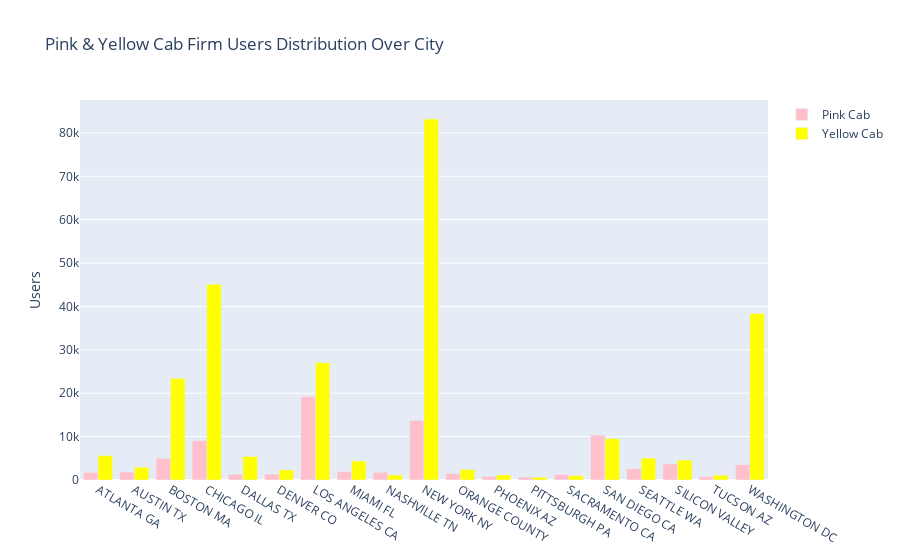

Notebook source saved alongside this figure:
### Code cell
#Pink and Yellow Cab Firm Users Distribution over City

PinkCabC = MergeData[MergeData["Company"] == "Pink Cab"].groupby("City").count()
YellowCabC = MergeData[MergeData["Company"] == "Yellow Cab"].groupby("City").count()

fig = go.Figure()
fig.add_trace(go.Bar(
                    x=PinkCabC.index,
                    y=PinkCabC['Users'],
                    name='Pink Cab',
                    marker_color='Pink' 
                    ))            
fig.add_trace(go.Bar(
                    x=YellowCabC.index,
                    y=YellowCabC['Users'],
                    name='Yellow Cab',
                    marker_color='Yellow'
                    ))
fig.update_layout(
    yaxis_title="Users",
    title="Pink & Yellow Cab Firm Users Distribution Over City" )

### Figure 1 — Plotly figure (JSON) as saved in the notebook; plotly's stock layout.template omitted (floating-point values rounded to 4 significant figures)
{"data": [{"marker": {"color": "Pink"}, "name": "Pink Cab", "type": "bar", "x": ["ATLANTA GA", "AUSTIN TX", "BOSTON MA", "CHICAGO IL", "DALLAS TX", "DENVER CO", "LOS ANGELES CA", "MIAMI FL", "NASHVILLE TN", "NEW YORK NY", "ORANGE COUNTY", "PHOENIX AZ", "PITTSBURGH PA", "SACRAMENTO CA", "SAN DIEGO CA", "SEATTLE WA", "SILICON VALLEY", "TUCSON AZ", "WASHINGTON DC"], "y": [1715, 1847, 4997, 9054, 1319, 1360, 19258, 1954, 1791, 13718, 1473, 833, 676, 1298, 10325, 2592, 3698, 775, 3560]}, {"marker": {"color": "Yellow"}, "name": "Yellow Cab", "type": "bar", "x": ["ATLANTA GA", "AUSTIN TX", "BOSTON MA", "CHICAGO IL", "DALLAS TX", "DENVER CO", "LOS ANGELES CA", "MIAMI FL", "NASHVILLE TN", "NEW YORK NY", "ORANGE COUNTY", "PHOENIX AZ", "PITTSBURGH PA", "SACRAMENTO CA", "SAN DIEGO CA", "SEATTLE WA", "SILICON VALLEY", "TUCSON AZ", "WASHINGTON DC"], "y": [5607, 2955, 23423, 45131, 5419, 2340, 27012, 4373, 1137, 83217, 2417, 1170, 615, 996, 9527, 5036, 4583, 1100, 38399]}], "layout": {"title": {"text": "Pink & Yellow Cab Firm Users Distribution Over City"}, "yaxis": {"title": {"text": "Users"}}}}
